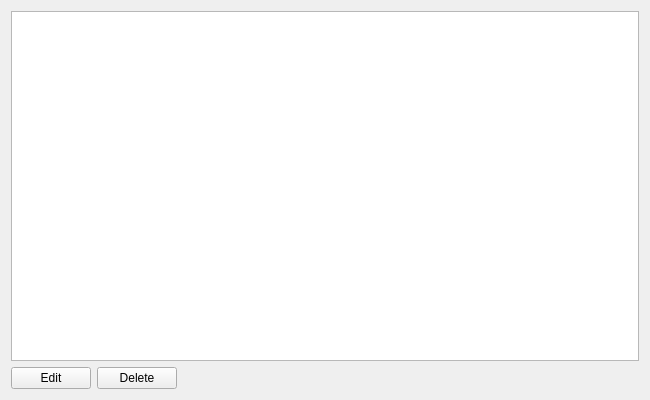
<?xml version="1.0" encoding="UTF-8"?>
<ui version="4.0">
 <class>ViewIncome</class>
 <widget class="QWidget" name="ViewIncome">
  <property name="geometry">
   <rect>
    <x>0</x>
    <y>0</y>
    <width>650</width>
    <height>400</height>
   </rect>
  </property>
  <property name="windowTitle">
   <string>Form</string>
  </property>
  <layout class="QVBoxLayout" name="verticalLayout">
   <item>
    <widget class="QTableView" name="tblIncome">
     <property name="editTriggers">
      <set>QAbstractItemView::NoEditTriggers</set>
     </property>
     <property name="selectionMode">
      <enum>QAbstractItemView::SingleSelection</enum>
     </property>
     <property name="selectionBehavior">
      <enum>QAbstractItemView::SelectRows</enum>
     </property>
    </widget>
   </item>
   <item>
    <layout class="QHBoxLayout" name="horizontalLayout">
     <item>
      <widget class="QPushButton" name="btnEdit">
       <property name="text">
        <string>Edit</string>
       </property>
      </widget>
     </item>
     <item>
      <widget class="QPushButton" name="btnDelete">
       <property name="text">
        <string>Delete</string>
       </property>
      </widget>
     </item>
     <item>
      <spacer name="horizontalSpacer">
       <property name="orientation">
        <enum>Qt::Horizontal</enum>
       </property>
       <property name="sizeHint" stdset="0">
        <size>
         <width>40</width>
         <height>20</height>
        </size>
       </property>
      </spacer>
     </item>
    </layout>
   </item>
  </layout>
 </widget>
 <resources/>
 <connections/>
</ui>
